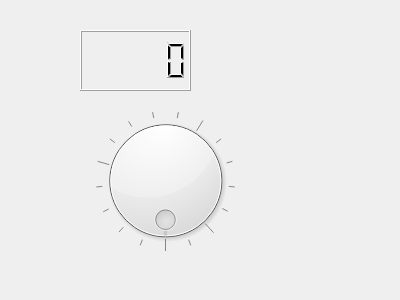
<?xml version="1.0" encoding="UTF-8"?>
<ui version="4.0">
 <class>Form</class>
 <widget class="QWidget" name="Form">
  <property name="geometry">
   <rect>
    <x>0</x>
    <y>0</y>
    <width>400</width>
    <height>300</height>
   </rect>
  </property>
  <property name="windowTitle">
   <string>Form</string>
  </property>
  <widget class="QLCDNumber" name="lcdNumber">
   <property name="geometry">
    <rect>
     <x>80</x>
     <y>30</y>
     <width>111</width>
     <height>61</height>
    </rect>
   </property>
  </widget>
  <widget class="QDial" name="dial">
   <property name="geometry">
    <rect>
     <x>80</x>
     <y>110</y>
     <width>171</width>
     <height>141</height>
    </rect>
   </property>
   <property name="wrapping">
    <bool>true</bool>
   </property>
   <property name="notchTarget">
    <double>11.699999999999999</double>
   </property>
   <property name="notchesVisible">
    <bool>true</bool>
   </property>
  </widget>
 </widget>
 <resources/>
 <connections/>
</ui>
